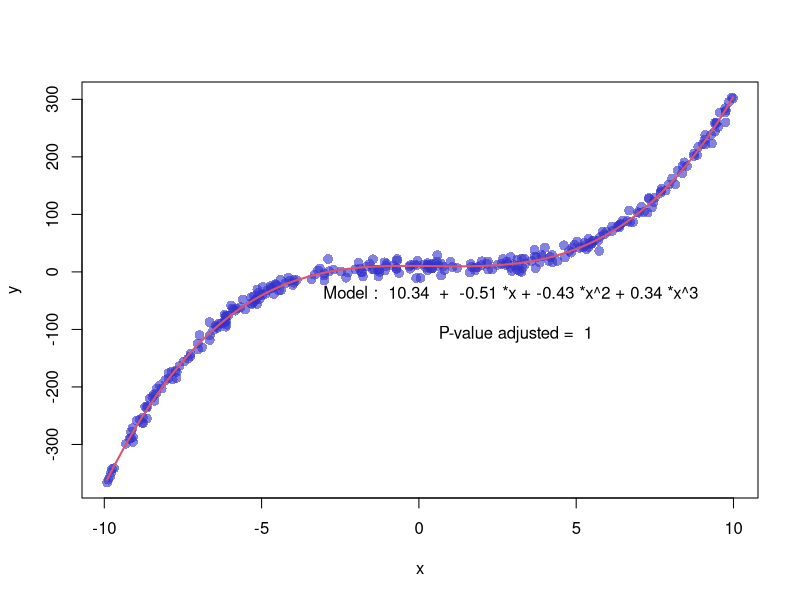

The R source for this figure:
x <- runif(300,  min=-10, max=10)
y <- 0.35*x^3 - 0.45 * x^2 - x + 10 + rnorm(length(x),0,8)

#Here is a silly comment

# plot of x and y :
plot(x,y,col=rgb(0.2,0.2,0.8,0.6),pch=16 , cex=1.3)

# Can we find a polynome that fit this function ?
model <- lm(y ~ x + I(x^2) + I(x^3))

# I can get the features of this model :
#summary(model)
#model$coefficients
#summary(model)$adj.r.squared

# For each value of x, I can get the value of y estimated by the model, and add it to the current plot !
myPredict <- predict( model )
ix <- sort(x,index.return=T)$ix
lines(x[ix], myPredict[ix], col=2, lwd=2 )

# I add the features of the model to the plot
coeff <- round(model$coefficients , 2)
text(3, -70 , paste("Model : ",coeff[1] , " + " , coeff[2] , "*x"  , "+" , coeff[3] , "*x^2" , "+" , coeff[4] , "*x^3" , "\n\n" , "P-value adjusted = ",round(summary(model)$adj.r.squared,2)))

print("hello world")
